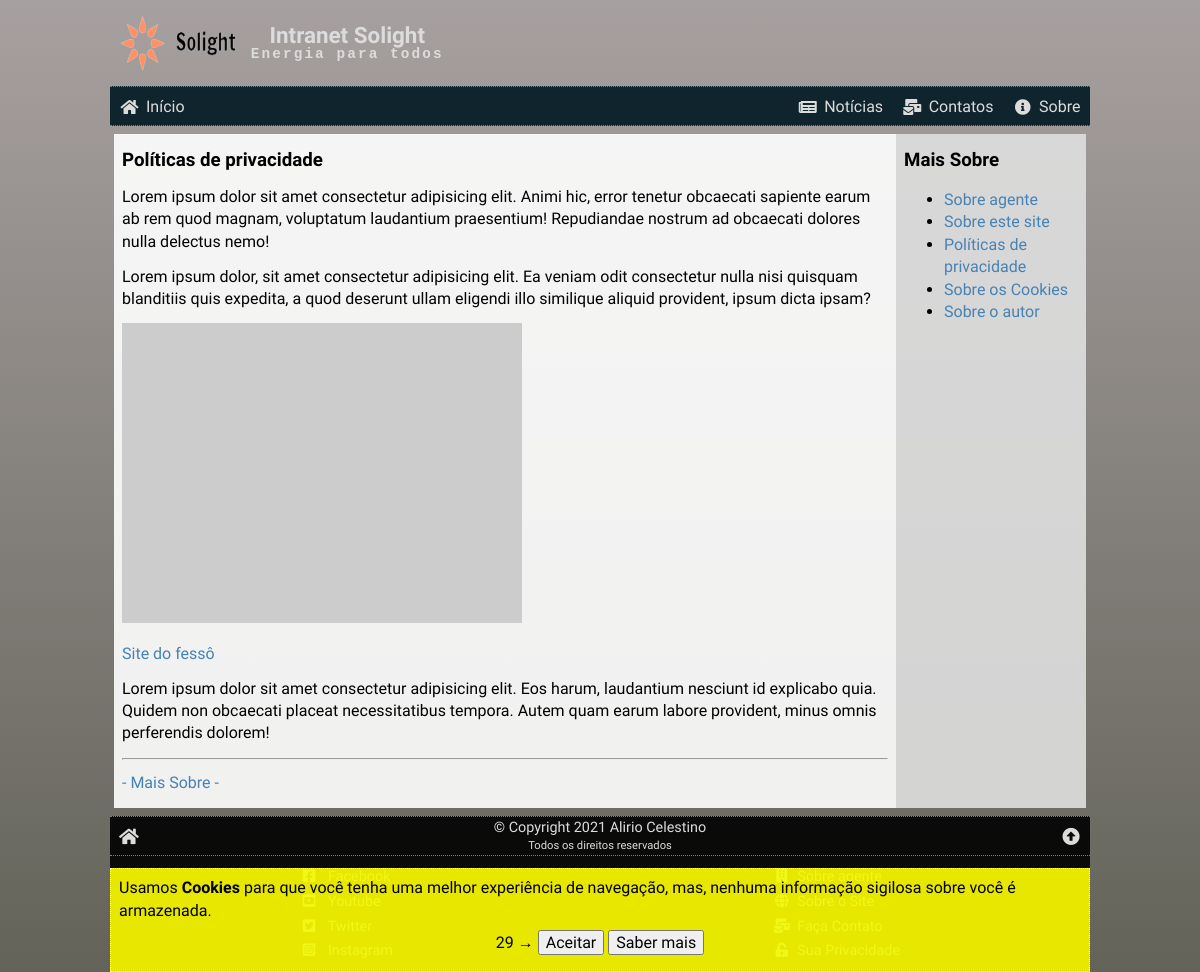
The app's page /sobre.php?id=3 with its own data.
### tables this page shows
CREATE TABLE about (
    id INT NOT NULL PRIMARY KEY AUTO_INCREMENT,
    slug VARCHAR(63) NOT NULL,
    last_update TIMESTAMP DEFAULT CURRENT_TIMESTAMP,
    image VARCHAR(255) NOT NULL,
    title VARCHAR(127) NOT NULL,
    preview VARCHAR(255) NOT NULL,
    text LONGTEXT NOT NULL,
    status ENUM ('ativo', 'inativo') DEFAULT 'ativo'
);

### sobre.php (the view, shortened to what this page needs)
<?php
require('./_config.php');
$aboutHTML = '';
$id = (isset($_GET['id'])) ? intval($_GET['id']) : 0;
if ($id == 0) {
    $aboutHTML = <<<HTML
<h2>Sobre</h2>
<p>Nesta seção você encontra diversas informações sobre agente:</p>
HTML;
    $sql = "SELECT `id`, `slug`, `image`, `title`, `preview`
        FROM `about`
        WHERE `status` = 'ativo'
        ORDER BY `id`;";
    $res = $conn->query($sql);
    while ($about = $res->fetch_assoc()) {
        $preview = str_ireplace('{{siteName}}', $_C['siteName'], $about['preview']);
        $aboutHTML .= <<<HTML
<div class="artigo" data-href="sobre.php?id={$about['id']}">
    <a href="sobre.php?id={$about['id']}">
        <img src="{$about['image']}" alt="{$about['title']}">
    </a>
    <div>
        <h3><a href="sobre.php?id={$about['id']}">{$about['title']}</a></h3>
        {$preview}
    </div>
</div>
HTML;
    }
} else {
    $sql = "SELECT * FROM `about` WHERE id = '{$id}' AND status = 'ativo';";
    $res = $conn->query($sql);
    $about = $res->fetch_assoc();
    $aboutHTML .= <<<HTML
<h3>{$about['title']}</h3>
{$about['text']}
<hr class="dotted">
<p class="center"><a href="./sobre.php">- Mais Sobre -</a></p>
HTML;
}
$sideBar = '<h3>Mais Sobre</h3><ul class="linklist">';
$sql = "SELECT `id`, `title` FROM about WHERE status = 'ativo' ORDER BY `id`";
$res = $conn->query($sql);
while ($link = $res->fetch_assoc()) {
    $sideBar .= <<<HTML
    <li><a href="sobre.php?id={$link['id']}">{$link['title']}</a></li>
HTML;
}
$sideBar .= '</ul>';
require('./_header.php');
?>
<article>
    <?php echo $aboutHTML ?>
</article>
<aside>
    <?php echo $sideBar ?>
</aside>
<?php
require('./_footer.php');
?>

### css/global.css (style rules this page uses)
* { box-sizing: border-box; outline: none; }
html, body { font-family: 'Grandstander', cursive; font-size: 16px; position: relative; width: 100%; height: 100%; padding: 0; margin: 0; line-height: 1.4; }
header, nav, main, article, aside, footer { display: block; }
h1, h2, h3, h4, h5, p { margin: .8rem 0; }
a { color: steelblue; text-decoration: none; transition: .2s; }
body { background-image: linear-gradient(rgb(167, 160, 160), rgb(99, 99, 89)); background-attachment: fixed; background-size: cover; background-position-x: left; }
article { background: rgba(255, 255, 255, .9); overflow: auto; margin-top: .5rem; padding: 0 .5rem; flex: 4; }
aside { background: rgba(223, 223, 223, .9); overflow: auto; margin-top: .5rem; padding: 0 .5rem; }
@media (min-width: 575px) { article { margin-left: .25rem; } }
@media (min-width: 575px) { aside { min-width: 190px; max-width: 190px; margin-right: .25rem; } }

### records on screen
about: title "Políticas de privacidade", text "Lorem ipsum dolor sit amet consectetur adipisicing elit. Animi hic, error tenetur obcaecati sapiente earum ab rem quod magnam, voluptatum laudantium praesentium! Repudiandae nostrum ad obcaecati dolores nulla delectus nemo! Lorem ipsum dolor, sit amet consectetur adipisicing elit. Ea veniam odit consectetur nulla nisi quisquam blanditiis quis expedita, a quod deserunt ullam eligendi illo similique aliquid provident, ipsum dicta ipsam? Site do fessô Lorem ipsum dolor sit amet consectetur adipisicing elit. Eos harum, laudantium nesciunt id explicabo quia. Quidem non obcaecati placeat necessitatibus tempora. Autem quam earum labore provident, minus omnis perferendis dolorem!"
about: title "Sobre agente"
about: title "Sobre este site"
about: title "Sobre os Cookies"
about: title "Sobre o autor"

### other values on screen
$_C['siteName'] "Solight"
$_C['siteSlogan'] "Energia para todos"
$_C['copyright'] "© Copyright 2021 Alirio Celestino"
